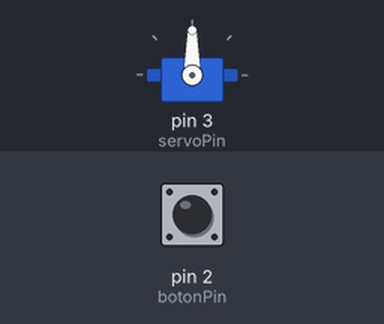
Simulated run of this sketch. Board: Arduino Uno, built with avr-gcc and run on an emulated ATmega328P. On the bench: servo. Inputs (shaded band) come from the test bench; at power-on: pin 2 (botonPin) LOW. What the sketch prints to the serial monitor is not drawn.

Above: at 1.8 s.
1.9 s: pin 2 (botonPin) pulled HIGH for 0.6 s
At 2.4 s:
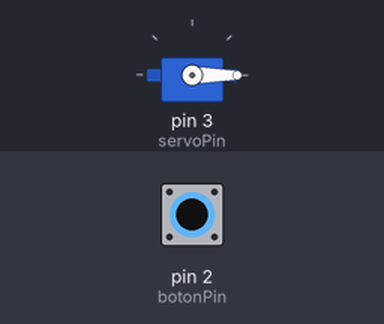
4.0 s: pin 2 (botonPin) pulled HIGH for 3.2 s
At 8.3 s:
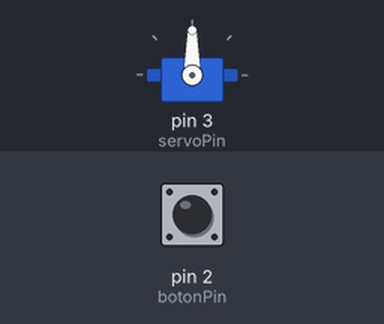
Timing chart, 0 to 9.8 s (numbered marks = the images above; inputs shaded):
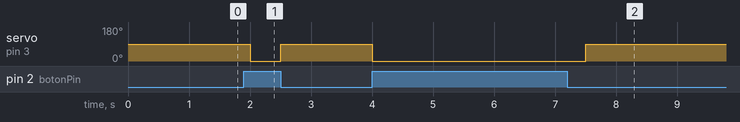

Measured:
- after the input at 1.9 s, servo on pin 3 (servoPin): 90° → 0° after 0.10 s, → 90° 0.50 s later
- after the input at 4.0 s, servo on pin 3 (servoPin): 90° → 0° at once, → 90° 3.5 s later

The sketch:

Servo_Motor.ino
```cpp
// Include the Servo library
#include <Servo.h>
// Declare the Servo pin
int servoPin = 3;
int botonPin = 2;
int val = 0;
// Create a servo object
Servo Servo1;
void setup() {
   // We need to attach the servo to the used pin number
   Servo1.attach(servoPin);
   Serial.begin(9600);
   pinMode(botonPin,INPUT);
}
void loop(){
   val = digitalRead(botonPin);
   Serial.print(val);
   if (val == 1){
    Servo1.write(0);
    delay(500);
    } else {
        Servo1.write(90);
        delay(500);
    }

}
```
